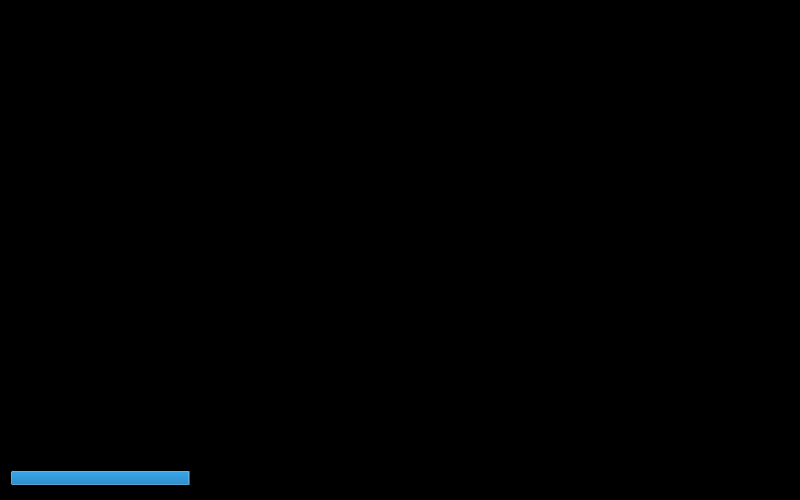
<?xml version="1.0" encoding="UTF-8"?>
<ui version="4.0">
 <class>LoadingPage</class>
 <widget class="QDialog" name="LoadingPage">
  <property name="geometry">
   <rect>
    <x>0</x>
    <y>0</y>
    <width>800</width>
    <height>500</height>
   </rect>
  </property>
  <property name="windowTitle">
   <string>Dialog</string>
  </property>
  <property name="styleSheet">
   <string notr="true">background-color:black;</string>
  </property>
  <widget class="QProgressBar" name="progressBar">
   <property name="geometry">
    <rect>
     <x>10</x>
     <y>470</y>
     <width>751</width>
     <height>16</height>
    </rect>
   </property>
   <property name="styleSheet">
    <string notr="true">color:black;</string>
   </property>
   <property name="value">
    <number>24</number>
   </property>
  </widget>
  <widget class="QLabel" name="label">
   <property name="geometry">
    <rect>
     <x>340</x>
     <y>430</y>
     <width>81</width>
     <height>21</height>
    </rect>
   </property>
   <property name="font">
    <font>
     <pointsize>15</pointsize>
    </font>
   </property>
   <property name="text">
    <string>TextLabel</string>
   </property>
  </widget>
  <widget class="QLabel" name="label_2">
   <property name="geometry">
    <rect>
     <x>30</x>
     <y>30</y>
     <width>711</width>
     <height>331</height>
    </rect>
   </property>
   <property name="text">
    <string>TextLabel</string>
   </property>
  </widget>
 </widget>
 <resources/>
 <connections/>
</ui>
